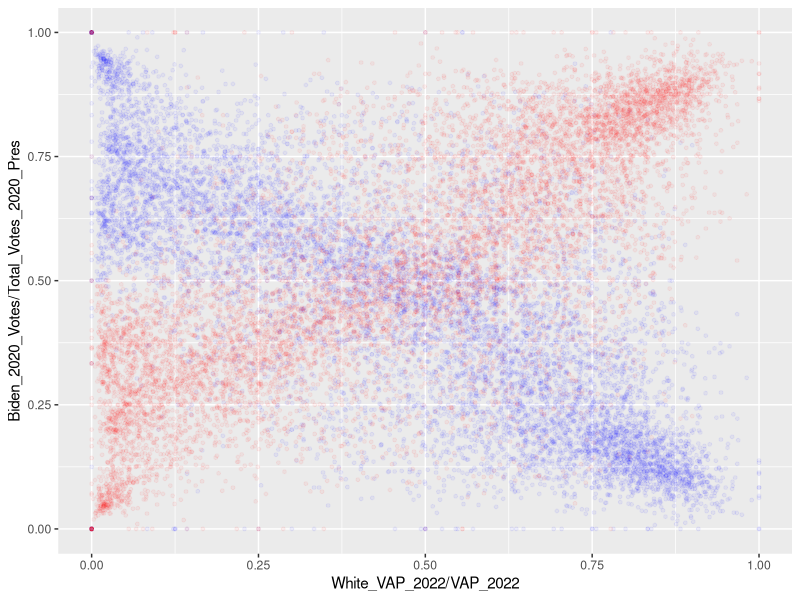

Source code (R):
library(ggplot2)
data <- read.csv("Texas_Precinct_Election_Data.csv")
head(data)
ggplot(data = data, aes(x = White_VAP_2022/VAP_2022,  y1 = Biden_2020_Votes / Total_Votes_2020_Pres, y2 = Trump_2020_Votes / Total_Votes_2020_Pres)) + geom_point(aes(y = Biden_2020_Votes / Total_Votes_2020_Pres), color='blue', position = "jitter", size = 1, alpha = 0.05) + geom_point(aes(y = Trump_2020_Votes / Total_Votes_2020_Pres), color='red', position = "jitter", size = 1, alpha = 0.05)
